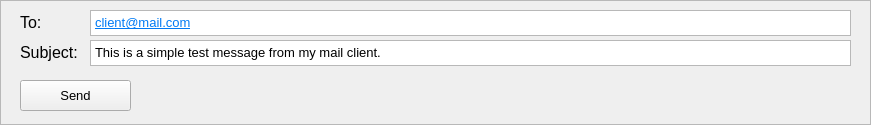
  <widget class="QFrame" name="frame">
   <property name="geometry">
    <rect>
     <x>0</x>
     <y>0</y>
     <width>871</width>
     <height>125</height>
    </rect>
   </property>
   <property name="autoFillBackground">
    <bool>true</bool>
   </property>
   <property name="frameShape">
    <enum>QFrame::Shape::StyledPanel</enum>
   </property>
   <property name="frameShadow">
    <enum>QFrame::Shadow::Raised</enum>
   </property>
   <widget class="QPushButton" name="SendButton">
    <property name="geometry">
     <rect>
      <x>20</x>
      <y>80</y>
      <width>111</width>
      <height>31</height>
     </rect>
    </property>
    <property name="font">
     <font>
      <family>Arial</family>
      <pointsize>10</pointsize>
     </font>
    </property>
    <property name="text">
     <string>Send</string>
    </property>
   </widget>
   <widget class="QLabel" name="label">
    <property name="geometry">
     <rect>
      <x>20</x>
      <y>12</y>
      <width>61</width>
      <height>21</height>
     </rect>
    </property>
    <property name="font">
     <font>
      <family>Arial</family>
      <pointsize>12</pointsize>
     </font>
    </property>
    <property name="text">
     <string>To: </string>
    </property>
   </widget>
   <widget class="QTextEdit" name="SubjectEdit">
    <property name="geometry">
     <rect>
      <x>90</x>
      <y>40</y>
      <width>761</width>
      <height>26</height>
     </rect>
    </property>
    <property name="font">
     <font>
      <family>Arial</family>
      <pointsize>10</pointsize>
     </font>
    </property>
    <property name="inputMethodHints">
     <set>Qt::InputMethodHint::ImhNone</set>
    </property>
    <property name="html">
     <string>&lt;!DOCTYPE HTML PUBLIC &quot;-//W3C//DTD HTML 4.0//EN&quot; &quot;http://www.w3.org/TR/REC-html40/strict.dtd&quot;&gt;
&lt;html&gt;&lt;head&gt;&lt;meta name=&quot;qrichtext&quot; content=&quot;1&quot; /&gt;&lt;meta charset=&quot;utf-8&quot; /&gt;&lt;style type=&quot;text/css&quot;&gt;
p, li { white-space: pre-wrap; }
hr { height: 1px; border-width: 0; }
li.unchecked::marker { content: &quot;\2610&quot;; }
li.checked::marker { content: &quot;\2612&quot;; }
&lt;/style&gt;&lt;/head&gt;&lt;body style=&quot; font-family:'Arial'; font-size:10pt; font-weight:400; font-style:normal;&quot;&gt;
&lt;p style=&quot; margin-top:0px; margin-bottom:0px; margin-left:0px; margin-right:0px; -qt-block-indent:0; text-indent:0px;&quot;&gt;This is a simple test message from my mail client.&lt;/p&gt;&lt;/body&gt;&lt;/html&gt;</string>
    </property>
    <property name="acceptRichText">
     <bool>false</bool>
    </property>
   </widget>
   <widget class="QLabel" name="label_2">
    <property name="geometry">
     <rect>
      <x>20</x>
      <y>42</y>
      <width>61</width>
      <height>21</height>
     </rect>
    </property>
    <property name="font">
     <font>
      <family>Arial</family>
      <pointsize>12</pointsize>
     </font>
    </property>
    <property name="text">
     <string>Subject:</string>
    </property>
   </widget>
   <widget class="QTextEdit" name="ToEdit">
    <property name="geometry">
     <rect>
      <x>90</x>
      <y>10</y>
      <width>761</width>
      <height>26</height>
     </rect>
    </property>
    <property name="font">
     <font>
      <family>Arial</family>
      <pointsize>10</pointsize>
      <kerning>true</kerning>
     </font>
    </property>
    <property name="inputMethodHints">
     <set>Qt::InputMethodHint::ImhNone</set>
    </property>
    <property name="markdown">
     <string>[client@mail.com](mailto:client@mail.com)

</string>
    </property>
    <property name="html">
     <string>&lt;!DOCTYPE HTML PUBLIC &quot;-//W3C//DTD HTML 4.0//EN&quot; &quot;http://www.w3.org/TR/REC-html40/strict.dtd&quot;&gt;
&lt;html&gt;&lt;head&gt;&lt;meta name=&quot;qrichtext&quot; content=&quot;1&quot; /&gt;&lt;meta charset=&quot;utf-8&quot; /&gt;&lt;style type=&quot;text/css&quot;&gt;
p, li { white-space: pre-wrap; }
hr { height: 1px; border-width: 0; }
li.unchecked::marker { content: &quot;\2610&quot;; }
li.checked::marker { content: &quot;\2612&quot;; }
&lt;/style&gt;&lt;/head&gt;&lt;body style=&quot; font-family:'Arial'; font-size:10pt; font-weight:400; font-style:normal;&quot;&gt;
&lt;p style=&quot; margin-top:6px; margin-bottom:6px; margin-left:0px; margin-right:0px; -qt-block-indent:0; text-indent:0px;&quot;&gt;&lt;a href=&quot;mailto:client@mail.com&quot;&gt;&lt;span style=&quot; color:#007af4;&quot;&gt;client@mail.com&lt;/span&gt;&lt;/a&gt;&lt;/p&gt;&lt;/body&gt;&lt;/html&gt;</string>
    </property>
    <property name="acceptRichText">
     <bool>false</bool>
    </property>
   </widget>
  </widget>
